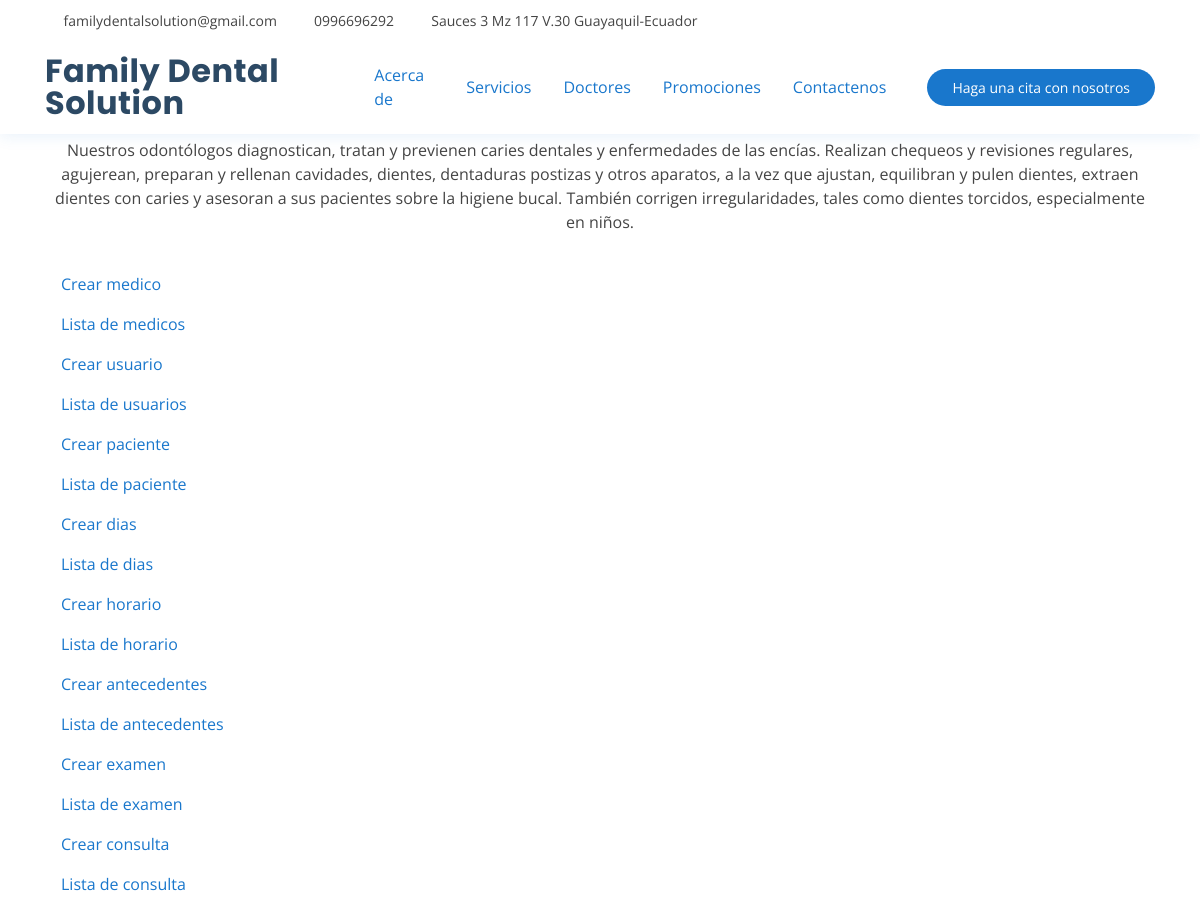
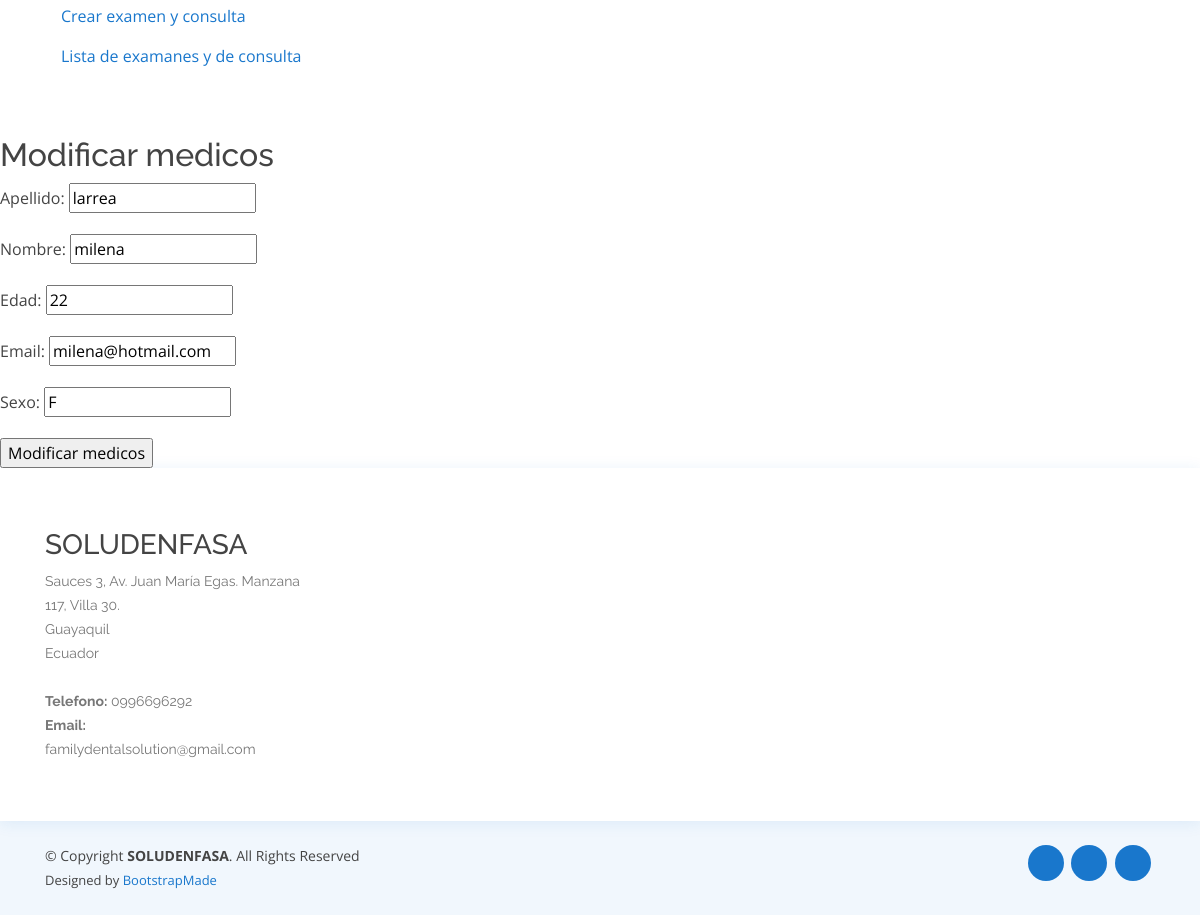
/medicos/modificarmedicos/30, run on the app's committed database (2 pictures, top to bottom).
### medicos/models.py (models this page shows, shortened)
class Medicos(models.Model):
    nombre = models.CharField(blank=False, max_length=200)
    apellido = models.CharField(max_length=200)
    edad = models.IntegerField()
    email = models.EmailField()
    sexo = models.CharField(max_length=1)
    estado = models.IntegerField(default=1) #1 si esta activo y 2 si esta eliminado
    created = models.DateTimeField(auto_now_add=True)
    updated = models.DateTimeField(auto_now=True)
    class Meta:
        db_table = "tr_medicos"
        verbose_name = "medico"
        verbose_name_plural = "medicos"

### medicos/views.py (the view)
# urls.py: path('modificarmedicos/<int:pk>', views.modificarmedicos, name="modificarmedicos"),
def modificarmedicos(request, pk, plantilla="modificarmedicos.html"):
    if request.method == "POST":
        medico = get_object_or_404(Medicos, pk=pk)
        form = MedicosForm(request.POST or None, instance=medico)
        if form.is_valid():
            form.save()
        return redirect('medicos')
    else:
        medico = get_object_or_404(Medicos, pk=pk)
        form = MedicosForm(request.POST or None, instance=medico)
    return render(request, plantilla, {'form': form})

### medicos/forms.py
class MedicosForm(forms.ModelForm):
    class Meta:
        model=Medicos
        fields=['apellido','nombre','edad','email','sexo']

### medicos/templates/modificarmedicos.html (shortened to what this page needs)
{% extends "doctores.html" %}
{% load static %}
{% block content %}
    <h2>Modificar medicos</h2>
    <form method="POST">
            {{ form.as_p }}
        <input type="submit" value="Modificar medicos" />
    </form>
{% endblock %}

### core/static/assets/css/style.css (style rules this page uses)
body { font-family: "Open Sans", sans-serif; color: #444444; }
h1, h2, h3, h4, h5, h6 { font-family: "Raleway", sans-serif; }

### data on the page
Medicos: apellido "larrea", nombre "milena", edad "22", email "milena@hotmail.com", sexo "F"
